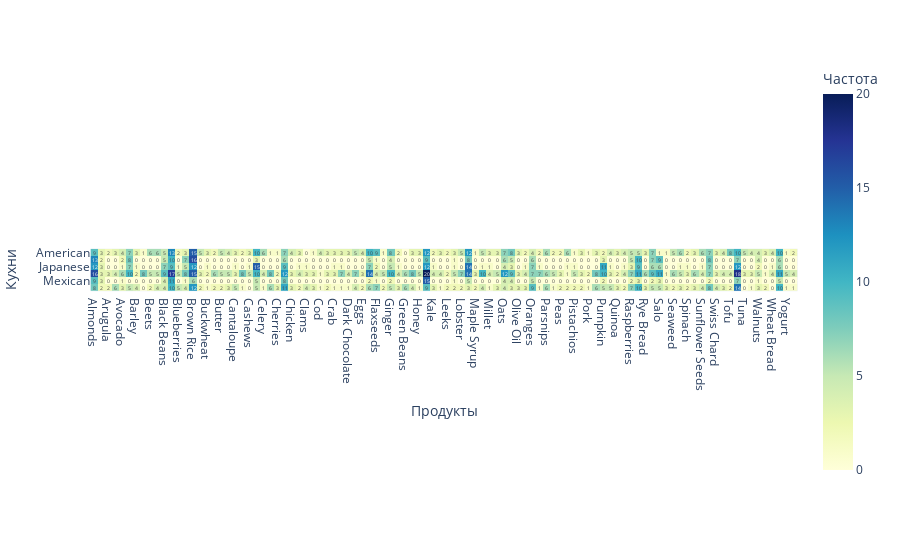

Notebook code cell kept with this figure:
### Markdown cell above
# Гипотеза 3.2: Продукты, часто втречающиеся в блюдах являются довольно универсальными для приготовления блюд во всех кухнях. 
Проверим эту гипотезу

### Code cell
import plotly.express as px
import pandas as pd

pivot_flights = products_dishes.pivot_table(
    index='cuisine',
    columns='name_prod',
    aggfunc='size',
    fill_value=0
)

fig = px.imshow(
    pivot_flights,
    labels=dict(x="Продукты", y="Кухни", color="Частота"),
    x=pivot_flights.columns,
    y=pivot_flights.index,
    color_continuous_scale='YlGnBu',
    text_auto=True
)

fig.show()

### Figure 1 — Plotly figure (JSON) as saved in the notebook; plotly's stock layout.template omitted (floating-point values rounded to 4 significant figures; data arrays with more than 128 entries replaced by an {"elided": "..."} marker saying what was removed)
{"data": [{"coloraxis": "coloraxis", "hovertemplate": "Продукты: %{x}<br>Кухни: %{y}<br>Частота: %{z}<extra></extra>", "name": "0", "texttemplate": "%{z}", "type": "heatmap", "x": ["Almonds", "Apples", "Arugula", "Asparagus", "Avocado", "Bananas", "Barley", "Beef", "Beets", "Bell Peppers", "Black Beans", "Blackberries", "Blueberries", "Broccoli", "Brown Rice", "Brussels Sprouts", "Buckwheat", "Burdock Root", "Butter", "Cabbage", "Cantaloupe", "Carrot", "Cashews", "Cauliflower", "Celery", "Cheese", "Cherries", "Chia Seeds", "Chicken", "Chickpeas", "Clams", "Coconut Oil", "Cod", "Collard Greens", "Crab", "Cucumbers", "Dark Chocolate", "Eggplant", "Eggs", "Fig", "Flaxseeds", "Garlic", "Ginger", "Grapes", "Green Beans", "Hazelnuts", "Honey", "Jalapeño", "Kale", "Kiwi", "Leeks", "Lentils", "Lobster", "Mangoes", "Maple Syrup", "Milk", "Millet", "Mushrooms", "Oats", "Octopus", "Olive Oil", "Onions", "Oranges", "Oysters", "Parsnips", "Peaches", "Peas", "Pineapple", "Pistachios", "Pomegranate", "Pork", "Prunes", "Pumpkin", "Pumpkin Seeds", "Quinoa", "Radishes", "Raspberries", "Rhubarb", "Rye Bread", "Salmon", "Salo", "Sardines", "Seaweed", "Shrimp", "Spinach", "Strawberries", "Sunflower Seeds", "Sweet Potato", "Swiss Chard", "Tempeh", "Tofu", "Tomatoes", "Tuna", "Turkey", "Walnuts", "Water Chestnut", "Wheat Bread", "Winter Squash", "Yogurt", "Zucchini"], "xaxis": "x", "y": ["American", "Indian", "Japanese", "Korean", "Mexican", "Russian"], "yaxis": "y", "z": {"elided": "6x100 int values"}}], "layout": {"coloraxis": {"colorbar": {"title": {"text": "Частота"}}, "colorscale": [[0, "rgb(255,255,217)"], [0.125, "rgb(237,248,177)"], [0.25, "rgb(199,233,180)"], [0.375, "rgb(127,205,187)"], [0.5, "rgb(65,182,196)"], [0.625, "rgb(29,145,192)"], [0.75, "rgb(34,94,168)"], [0.875, "rgb(37,52,148)"], [1, "rgb(8,29,88)"]]}, "margin": {"t": 60}, "xaxis": {"anchor": "y", "constrain": "domain", "domain": [0, 1], "scaleanchor": "y", "title": {"text": "Продукты"}}, "yaxis": {"anchor": "x", "autorange": "reversed", "constrain": "domain", "domain": [0, 1], "title": {"text": "Кухни"}}}}
